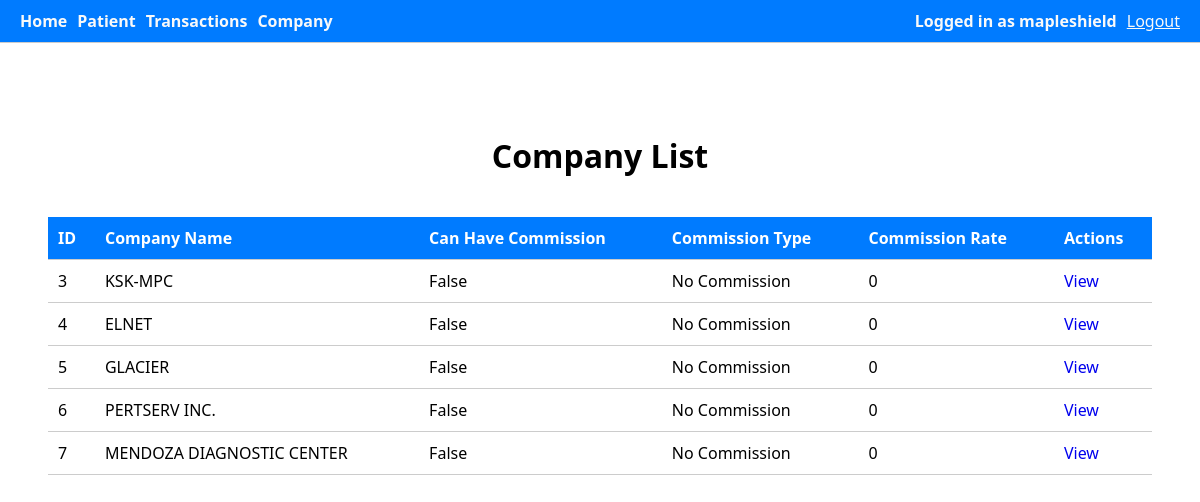
The app's page /companies/company/list/ (signed in) with its own data.
### companies/models.py (models this page shows, shortened)
class Company(models.Model):
    COMMISSION_TYPE_CHOICES = [
        ('Percentage','Percentage'),
        ('Fixed Rate','Fixed Rate'),
        ('No Commission','No Commission'),
    ]
    company_name = models.CharField(max_length=50)
    commission_eligible = models.BooleanField(default=False)
    commission_type = models.CharField(max_length=50, choices=COMMISSION_TYPE_CHOICES)
    commission_rate = models.PositiveIntegerField()
    company_peme_rate = models.PositiveIntegerField()

### companies/views.py (the view)
# urls.py: path('company/list/', views.CompanyListView.as_view(), name='company_list'),
@method_decorator(login_required, name='dispatch')
class CompanyListView(ListView):
    model = Company
    template_name = 'companies/company_list.html'
    context_object_name = 'companies'

### companies/templates/companies/company_list.html (shortened to what this page needs)
{% extends 'base.html' %}
{% block content %}
    <h1>Company List</h1>
    {% if companies %}
    <table>
        <thead>
            <tr>
                <th>ID</th>
                <th>Company Name</th>
                <th>Can Have Commission</th>
                <th>Commission Type</th>
                <th>Commission Rate</th>
                <th>Actions</th>
            </tr>
        </thead>
        <tbody>
            {% for company in companies %}
            <tr>
                <td>{{ company.id }}</td>
                <td>{{ company.company_name }}</td>
                <td>{{ company.commission_eligible }}</td>
                <td>{{ company.commission_type }}</td>
                <td>{{ company.commission_rate }}</td>
                <td class="action-links">
                    <a href="{% url 'company_detail' company.id %}">View</a>
                </td>
            </tr>
            {% endfor %}
        </tbody>
    </table>
    {% else %}
        <p>No companies registered yet.</p>
    {% endif %}
{% endblock %}

### templates/base.html (shortened to what this page needs)
<!DOCTYPE html>
<html lang="en">
<head>
    {% load static %}
    <link rel="stylesheet" href="https://cdnjs.cloudflare.com/ajax/libs/font-awesome/6.5.0/css/all.min.css">
</head>
<body>
    <div class="navbar">
        <div class="nav-left">
            <a href="{% url 'home' %}">Home</a>
            <a href="{% url 'patient_list' %}">Patient</a>
            <a href="{% url 'transaction_list' %}">Transactions</a>
            <a href="{% url 'company_list' %}">Company</a>
        </div>
        <div class="nav-right">
            <span>Logged in as {{ user.username }}</span>
            <form method="post" action="{% url 'logout' %}" style="display:inline;">
                <button type="submit">Logout</button>
            </form>
        </div>
    </div>
    <div class="container">
        {% block content %}{% endblock %}
    </div>
</body>
</html>

### templates/base.html (style rules this page uses)
.navbar { background-color: #007BFF; padding: 10px 20px; display: flex; flex-wrap: wrap; justify-content: space-between; align-items: center; border-bottom: 1px solid #ccc; position: fixed; top: 0; left: 0; width: 100%; z-index: 1000; box-sizing: border-box; overflow-x: auto; }
.nav-left { display: flex; flex-wrap: wrap; align-items: center; gap: 10px; }
.nav-left a { color: #f9f9f9; text-decoration: none; font-weight: bold; }
.nav-right { display: flex; align-items: center; flex-wrap: wrap; gap: 10px; }
.nav-right span { font-weight: bold; color: #f9f9f9; }
.nav-right form button { background: none; border: none; color: #f9f9f9; text-decoration: underline; cursor: pointer; padding: 0; font: inherit; white-space: nowrap; }
.nav-right form { margin: 0; }
body { font-family: "Segoe UI", Arial, sans-serif; padding-top: 60px; }

### companies/templates/companies/company_list.html (style rules this page uses)
.container { max-width: 1200px; margin: 15px auto 30px auto; padding: 30px 40px; }
h1 { text-align: center; margin-bottom: 40px; font-size: 2rem; }
table { width: 100%; border-collapse: collapse; margin-bottom: 20px; }
th, td { padding: 10px; text-align: left; border-bottom: 1px solid #ccc; }
th { background-color: #007BFF; color: white; }
.action-links a { margin-right: 10px; text-decoration: none; }

### records on screen
Company: id "3", company_name "KSK-MPC", commission_eligible "False", commission_type "No Commission", commission_rate "0"
Company: id "4", company_name "ELNET", commission_eligible "False", commission_type "No Commission", commission_rate "0"
Company: id "5", company_name "GLACIER", commission_eligible "False", commission_type "No Commission", commission_rate "0"
Company: id "6", company_name "PERTSERV INC.", commission_eligible "False", commission_type "No Commission", commission_rate "0"
Company: id "7", company_name "MENDOZA DIAGNOSTIC CENTER", commission_eligible "False", commission_type "No Commission", commission_rate "0"

### other values on screen
{{ user.username }} "mapleshield"
